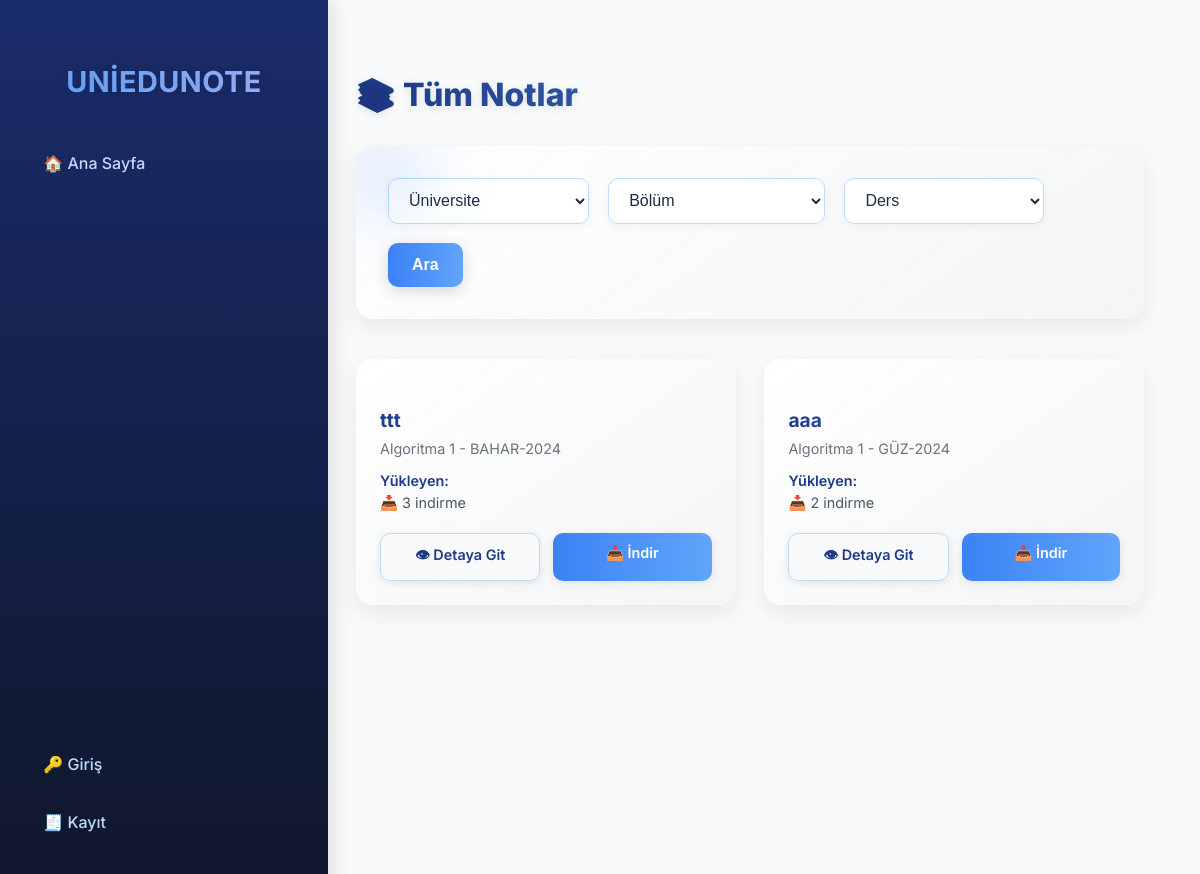
Page /notes/ on the earlier database version.
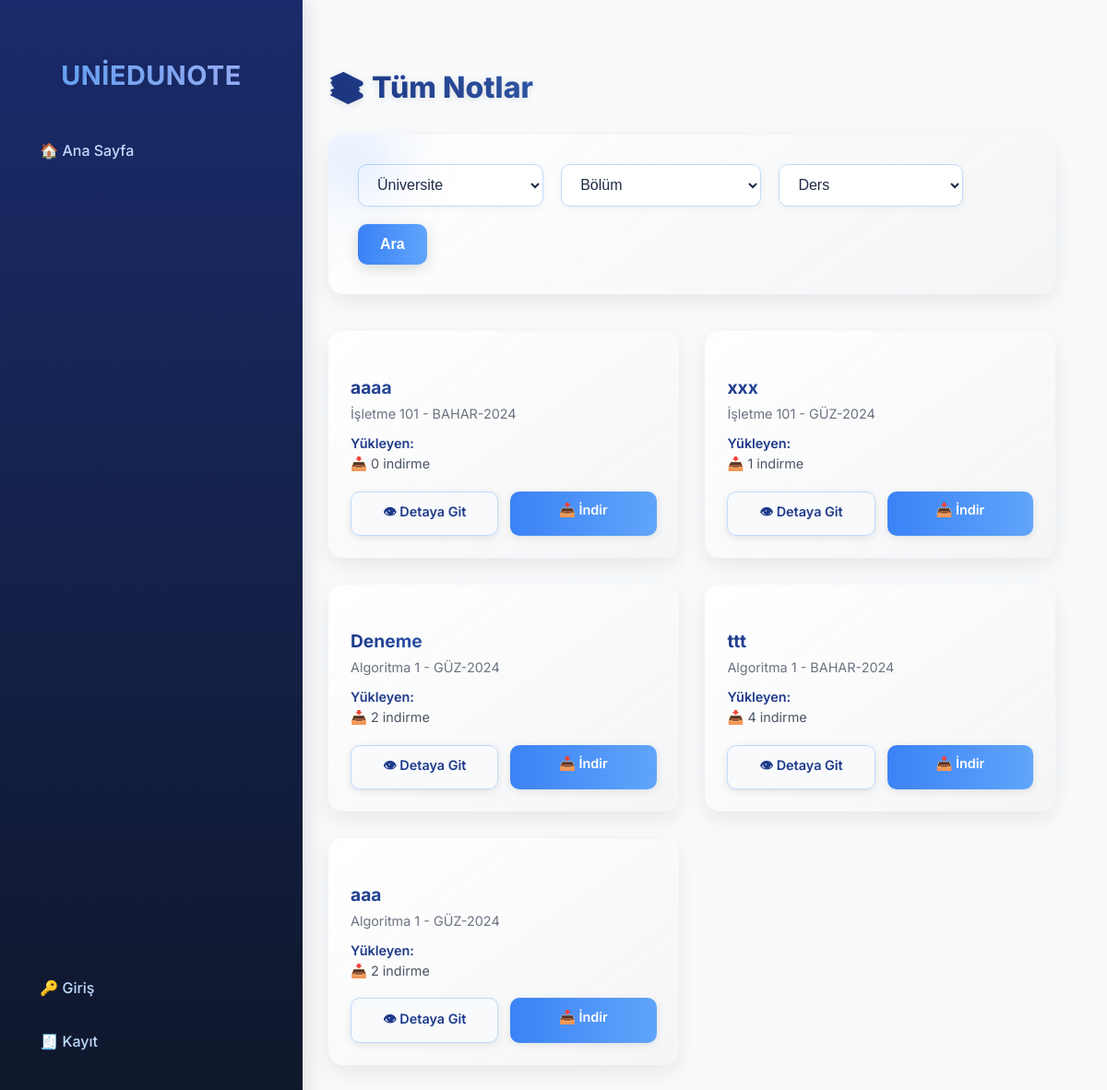
Same page on the later database version.
### notes/models.py (models this page shows, shortened)
class Note(models.Model):
    SEMESTER_CHOICES = [
        ('BAHAR-2024', 'Bahar 2024'),
        ('GÜZ-2024', 'Güz 2024'),
        ('BAHAR-2025', 'Bahar 2025'),
        ('GÜZ-2025', 'Güz 2025'),
    ]
    user = models.ForeignKey(User, on_delete=models.CASCADE)
    university = models.ForeignKey(University, on_delete=models.CASCADE)
    faculty = models.ForeignKey(Faculty, on_delete=models.CASCADE)
    department = models.ForeignKey(Department, on_delete=models.CASCADE)
    course = models.ForeignKey(Course, on_delete=models.CASCADE)
    semester = models.CharField(max_length=20, choices=SEMESTER_CHOICES)
    title = models.CharField(max_length=255)
    description = models.TextField(blank=True, null=True)
    file = models.FileField(upload_to='notes/')
    uploaded_at = models.DateTimeField(auto_now_add=True)
    download_count = models.IntegerField(default=0)
    likes = models.IntegerField(default=0)

### categories/models.py (models this page shows)
class Course(models.Model):
    department = models.ForeignKey(Department, on_delete=models.CASCADE, related_name="courses")
    name = models.CharField(max_length=255)
    def __str__(self):
        return self.name  # 🔹 Karışıklığı önledik

### notes/views.py (the view)
# urls.py: path('notes/', note_list, name='note_list'),
def note_list(request):
    notes = Note.objects.all().order_by('-uploaded_at')
    university = request.GET.get('university')
    department = request.GET.get('department')
    course = request.GET.get('course')
    if university:
        notes = notes.filter(university__id=university)
    if department:
        notes = notes.filter(department__id=department)
    if course:
        notes = notes.filter(course__id=course)
    universities = University.objects.all()
    departments = Department.objects.all()
    courses = Course.objects.all()
    context = {
        'notes': notes,
        'universities': universities,
        'departments': departments,
        'courses': courses,
    }
    return render(request, 'notes/note_list.html', context)

### templates/notes/note_list.html (shortened to what this page needs)
{% extends "base.html" %}
{% load static %}
{% block content %}
<h2>📚 Tüm Notlar</h2>
<div class="filter-box">
  <form method="get" class="filter-row">
    <select name="university">
      <option value="">Üniversite</option>
    </select>
    <select name="department">
      <option value="">Bölüm</option>
    </select>
    <select name="course">
      <option value="">Ders</option>
    </select>
    <button type="submit">Ara</button>
  </form>
</div>
<div class="note-grid">
  {% for note in notes %}
  <div class="note-card">
    <h4>{{ note.title }}</h4>
    <small>{{ note.course }} - {{ note.semester }}</small>
    <div class="note-meta">
      <strong>Yükleyen:</strong> {{ note.uploader.username }}<br>
      📥 {{ note.download_count }} indirme
    </div>
    <div class="card-btns">
      <a href="{% url 'note_detail' note.id %}" class="btn-detail">👁 Detaya Git</a>
      <a href="{% url 'download_note' note.id %}" class="btn-download">📥 İndir</a>
    </div>
  </div>
  {% empty %}
  <p class="empty-message">Henüz not yüklenmemiş.</p>
  {% endfor %}
</div>
{% endblock %}

### templates/base.html (shortened to what this page needs)
{% load static %}
<!DOCTYPE html>
<html lang="tr">
<head>
  <link rel="stylesheet" href="{% static 'css/style.css' %}">
</head>
<body>
  <div class="sidebar">
    <div>
      <h2>UniEduNote</h2>
      <div class="nav-links">
        <a href="/">🏠 Ana Sayfa</a>
      </div>
    </div>
    <div class="nav-links">
      {% if user.is_authenticated %}
        <a href="{% url 'logout' %}">🚪 Çıkış Yap</a>
      {% else %}
        <a href="{% url 'login' %}">🔑 Giriş</a>
        <a href="{% url 'register' %}">🧾 Kayıt</a>
      {% endif %}
    </div>
  </div>
  <div class="main">
    {% block content %}{% endblock %}
  </div>
</body>
</html>

### static/css/style.css (style rules this page uses)
body { background:#f5f7fb;font-family:Inter,system-ui,-apple-system,Segoe UI,Roboto,Arial,sans-serif;margin:0 }

### templates/base.html (style rules this page uses)
body { margin: 0; font-family: 'Inter', system-ui, -apple-system, Segoe UI, Roboto, Arial, sans-serif; background: #f8fafc; display: flex; min-height: 100vh; overflow-x: hidden; color: #1e2a44; }
.sidebar { width: 280px; background: linear-gradient(180deg, #1a2b6b 0%, #0f172a 100%); color: #fff; padding: 2.5rem 1.5rem; display: flex; flex-direction: column; justify-content: space-between; position: fixed; top: 0; bottom: 0; left: 0; z-index: 1000; box-shadow: 6px 0 20px rgba(0, 0, 0, 0.1); transition: transform 0.3s ease; }
.sidebar h2 { text-align: center; font-size: 1.8rem; font-weight: 700; margin-bottom: 2.5rem; color: #e0e7ff; letter-spacing: 0.5px; text-transform: uppercase; background: linear-gradient(to right, #60a5fa, #a5b4fc); -webkit-background-clip: text; -webkit-text-fill-color: transparent; }
.nav-links a { display: flex; align-items: center; gap: 0.8rem; color: #bfdbfe; text-decoration: none; font-weight: 500; padding: 0.9rem 1.2rem; border-radius: 12px; margin-bottom: 0.6rem; transition: all 0.3s ease; position: relative; overflow: hidden; }
.nav-links a::before { content: ''; position: absolute; top: 0; left: -100%; width: 100%; height: 100%; background: linear-gradient(90deg, transparent, rgba(255,255,255,0.2), transparent); transition: 0.5s; }
.main { flex: 1; margin-left: 300px; padding: 3rem 3.5rem; min-height: 100vh; background: #f8fafc; transition: margin-left 0.3s ease; border-top-left-radius: 30px; position: relative; z-index: 1; }

### templates/notes/note_list.html (style rules this page uses)
h2 { color: #1e3a8a; font-weight: 800; font-size: 2rem; margin-bottom: 2rem; background: linear-gradient(to right, #1e3a8a, #60a5fa); -webkit-background-clip: text; -webkit-text-fill-color: transparent; text-shadow: 0 2px 10px rgba(0, 0, 0, 0.1); animation: slideUp 1s ease-out; }
.filter-box { background: linear-gradient(145deg, rgba(255, 255, 255, 0.95), rgba(243, 244, 246, 0.9)); padding: 2rem; border-radius: 16px; box-shadow: 0 8px 25px rgba(0, 0, 0, 0.08); margin-bottom: 2.5rem; position: relative; overflow: hidden; animation: slideUp 1.2s ease-out 0.2s; backdrop-filter: blur(10px); }
.filter-box::before { content: ''; position: absolute; top: -50px; left: -50px; width: 150px; height: 150px; background: radial-gradient(circle, rgba(59, 130, 246, 0.2) 0%, rgba(255, 255, 255, 0) 70%); filter: blur(30px); animation: float 6s ease-in-out infinite alternate; }
.filter-row { display: flex; gap: 1.2rem; flex-wrap: wrap; align-items: center; }
select { padding: 0.8rem 1rem; border: 1px solid #bfdbfe; border-radius: 10px; font-size: 1rem; min-width: 200px; background: #fff; color: #1e2a44; transition: all 0.3s ease; box-shadow: 0 2px 8px rgba(0, 0, 0, 0.05); }
button { padding: 0.8rem 1.5rem; border: none; border-radius: 10px; background: linear-gradient(90deg, #3b82f6, #60a5fa); color: #fff; font-weight: 600; font-size: 1rem; cursor: pointer; transition: all 0.3s ease; box-shadow: 0 4px 15px rgba(0, 0, 0, 0.15); }
.note-grid { display: grid; grid-template-columns: repeat(auto-fill, minmax(280px, 1fr)); gap: 1.8rem; animation: slideUp 1.4s ease-out 0.4s; }
.note-card { background: linear-gradient(145deg, rgba(255, 255, 255, 0.95), rgba(243, 244, 246, 0.9)); border-radius: 16px; box-shadow: 0 8px 25px rgba(0, 0, 0, 0.08); padding: 1.5rem; transition: all 0.3s ease; position: relative; overflow: hidden; backdrop-filter: blur(10px); }
.note-card h4 { color: #1e3a8a; font-weight: 700; font-size: 1.2rem; margin-bottom: 0.5rem; background: linear-gradient(to right, #1e3a8a, #60a5fa); -webkit-background-clip: text; -webkit-text-fill-color: transparent; }
.note-card small { color: #6b7280; font-size: 0.9rem; display: block; margin-bottom: 0.8rem; }
.note-meta { font-size: 0.9rem; color: #4b5563; margin: 0.6rem 0 1.2rem 0; line-height: 1.5; }
.note-meta strong { color: #1e3a8a; font-weight: 600; }
.card-btns { display: flex; justify-content: space-between; gap: 0.8rem; }
.btn-download, .btn-detail { flex: 1; text-align: center; padding: 0.7rem 1rem; border-radius: 10px; font-size: 0.9rem; font-weight: 600; cursor: pointer; text-decoration: none; transition: all 0.3s ease; box-shadow: 0 2px 8px rgba(0, 0, 0, 0.1); }
.btn-download { background: linear-gradient(90deg, #3b82f6, #60a5fa); color: #fff; }
.btn-detail { background: #f8fafc; color: #1e3a8a; border: 1px solid #bfdbfe; }

Differences in the rows shown:
added Note: title "aaaa", course "İşletme 101", semester "BAHAR-2024", download_count "0"
added Note: title "xxx", course "İşletme 101", semester "GÜZ-2024", download_count "1"
added Note: title "Deneme", course "Algoritma 1", semester "GÜZ-2024", download_count "2"
changed Note "ttt": download_count "3" → "4"
